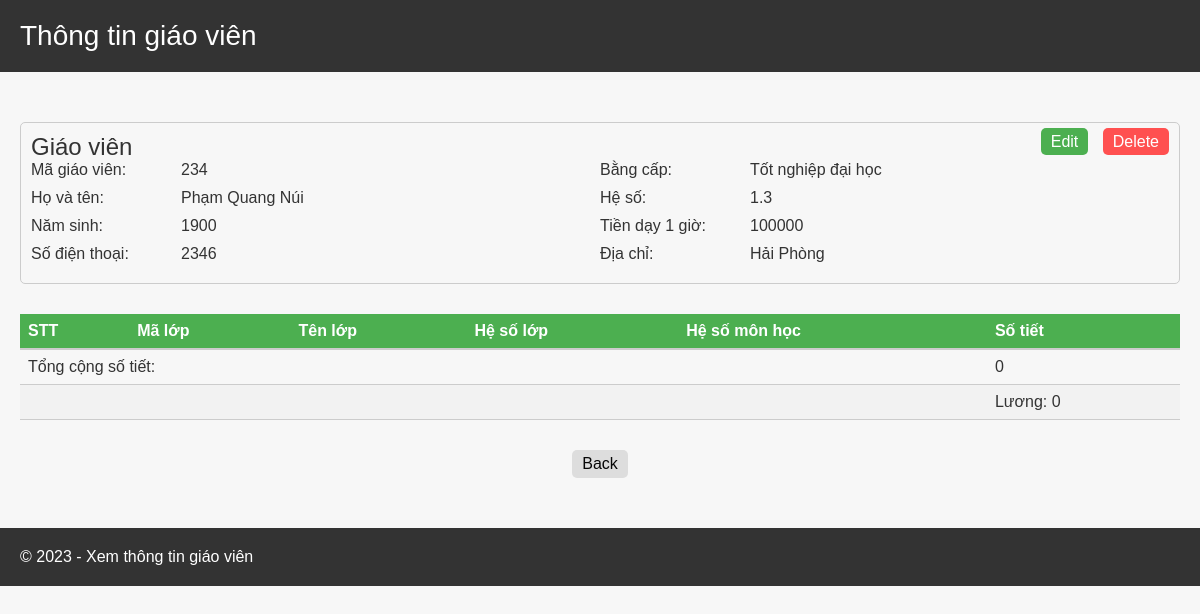
Page /teacher_infor/7/ on the committed database.
### main_app/models.py (models this page shows, shortened)
class User(AbstractUser):
    full_name = models.CharField(max_length=200, null=False)
    teacher_id = models.CharField(max_length=6, null=False,unique=True)
    year_of_birth = models.IntegerField(null=False,blank=False)
    phone = models.CharField(max_length=10, null=False,unique=True )
    degree = models.FloatField(default=1.3, choices=PRIORITIES)
    salary_per_hour = models.IntegerField(default=100000)
    location = models.CharField(max_length=250,null=False,blank=False)
    USERNAME_FIELD = 'phone'
    REQUIRED_FIELDS = ['username']

### main_app/views.py (the view)
# urls.py: path('teacher_infor/<str:pk>/', views.teacherInfo, name="teacher-info"),
def teacherInfo(request, pk):
    user = User.objects.get(id=pk)
    _class = Class.objects.filter(teacher=user)
    global salary, total_of_lesson
    salary,total_of_lesson = 0,0
    for cl in _class:
        total_of_lesson += cl.number_of_lessons
        print(salary)
        salary += cl.number_of_lessons*(user.degree + cl.subject_factor + cl.class_factor) * user.salary_per_hour
    salary = int(salary)
    context = {'user':user, 'owner_class':_class, 'salary': salary, 'total_of_lesson': total_of_lesson}
    return render(request,'modules/teacher_info.html',context)

### main_app/templates/modules/teacher_info.html (shortened to what this page needs)
{% extends 'main.html' %}
{% block content %}
<main>
            <div class="teacher-info">
                <div class="info-header">
                    <h2>Giáo viên</h2>
                    <div class="actions">
                        <a class="button edit-teacher" href="{% url 'update-teacher' user.id%}">Edit</a>
                        <a class="button  delete-teacher" href="{% url 'delete-teacher' user.id %}">Delete</a>
                    </div>
                </div>
                <div class="teacher-details">
                    <div class="teacher-row">
                        <span>Mã giáo viên:</span>
                        <span>{{user.teacher_id}}</span>
                    </div>
                    <div class="teacher-row">
                        <span>Bằng cấp:</span>
                        {% if user.degree == 1.3 %}
                            <span> Tốt nghiệp đại học</span>
                        {% elif user.degree == 1.4 %}
                            <span> Thạc sĩ </span>
                        {% elif user.degree == 1.5 %}
                            <span> Tiến sĩ  </span>
                        {% elif uer.degree == 1.6 %}
                            <span> Phó giáo sự  </span>
                        {% elif uer.degree == 1.7 %}
                            <span> Giáo sử  </span>
                        {% else %}
                            <span> Tố nghiệp đại học</span>
                        {% endif %}
                    </div>
                    <div class="teacher-row">
                        <span>Họ và tên:</span>
                        <span>{{user.full_name}}</span>
                    </div>
                    <div class="teacher-row">
                        <span>Hệ số:</span>
                        <span>{{user.degree}}</span>
                    </div>
                    <div class="teacher-row">
                        <span>Năm sinh:</span>
                        <span>{{user.year_of_birth}}</span>
                    </div>
                    <div class="teacher-row">
                        <span>Tiền dạy 1 giờ:</span>
                        <span>{{user.salary_per_hour}}</span>
                    </div>
                    <div class="teacher-row">
                        <span>Số điện thoại:</span>
                        <span>{{user.phone}}</span>
                    </div>
                    <div class="teacher-row">
                        <span>Địa chỉ:</span>
                        <span>{{user.location}}</span>
                    </div>
                </div>
            </div>
            <div class="class-info">
                <table>
                    <thead>
                    <tr>
                        <th>STT</th>
                        <th>Mã lớp</th>
                        <th>Tên lớp</th>
                        <th>Hệ số lớp</th>
                        <th>Hệ số môn học</th>
                        <th>Số tiết</th>
                    </tr>
                    </thead>
                    <tbody>
                        <tr>
                            <td colspan="5">Tổng cộng số tiết:</td>
                            <td>{{total_of_lesson}}</td>
                        </tr>
                        <tr>
                            <td></td>
                            <td></td>
                            <td></td>
                            <td></td>
                            <td></td>
                            <td>Lương: {{salary}}</td>
                        </tr>
                    </tbody>
                </table>
                <div class="back">
                    <a class="button back" href="{% url 'home' %}">Back</a>
                </div>
            </div>
        </main>
{% endblock %}

### static/styles/style.css (style rules this page uses)
* { margin: 0; padding: 0; box-sizing: border-box; }
body { font-family: Arial, sans-serif; background-color: #F7F7F7; color: #333333; }
a { text-decoration: none; color: #333333; }
h1, h2, h3, h4, h5, h6 { margin: 0; font-weight: normal; }
h2 { font-size: 24px; }
main { padding: 20px; margin: 0; }
table { width: 100%; border-collapse: collapse; }
th, td { padding: 10px; text-align: left; }
th { background-color: #F1F1F1; border-bottom: 2px solid #CCCCCC; }
td { border-bottom: 1px solid #CCCCCC; }
td:last-child, th:last-child { text-align: left; }

### main_app/templates/modules/teacher_info.html (style rules this page uses)
.teacher-info { border: 1px solid #ccc; border-radius: 5px; padding: 10px; margin-bottom: 30px; margin-top: 30px; }
.info-header { display: flex; justify-content: space-between }
.actions .button,button { color: white; border: none; border-radius: 5px; padding: 5px 10px; cursor: pointer; margin-left: 10px; }
.back { text-align: center; }
.actions .button.delete-teacher { background-color: #ff5050; }
.actions .button.edit-teacher { background-color: #4CAF50; }
.teacher-details { display: flex; flex-wrap: wrap; }
.teacher-row { width: 50%; display: flex; margin-bottom: 10px; }
.teacher-row span:first-child { width: 150px; }
.class-info { margin-top: 20px; }
table { border-collapse: collapse; width: 100%; }
th, td { text-align: left; padding: 8px; }
th { background-color: #4CAF50; color: white; }
tr:nth-child(even) { background-color: #f2f2f2; }
.class-info .button { background-color: #ddd; color: rgb(7, 7, 7); border: none; border-radius: 5px; padding: 5px 10px; cursor: pointer; margin-top: 30px; margin-bottom: 30px; display: inline-block; }

### rows in the picture
User: teacher_id "234", full_name "Phạm Quang Núi", degree "1.3", year_of_birth "1900", salary_per_hour "100000", phone "2346", location "Hải Phòng"

### other values in the picture
{{ total_of_lesson }} "0"
{{ salary }} "0"
